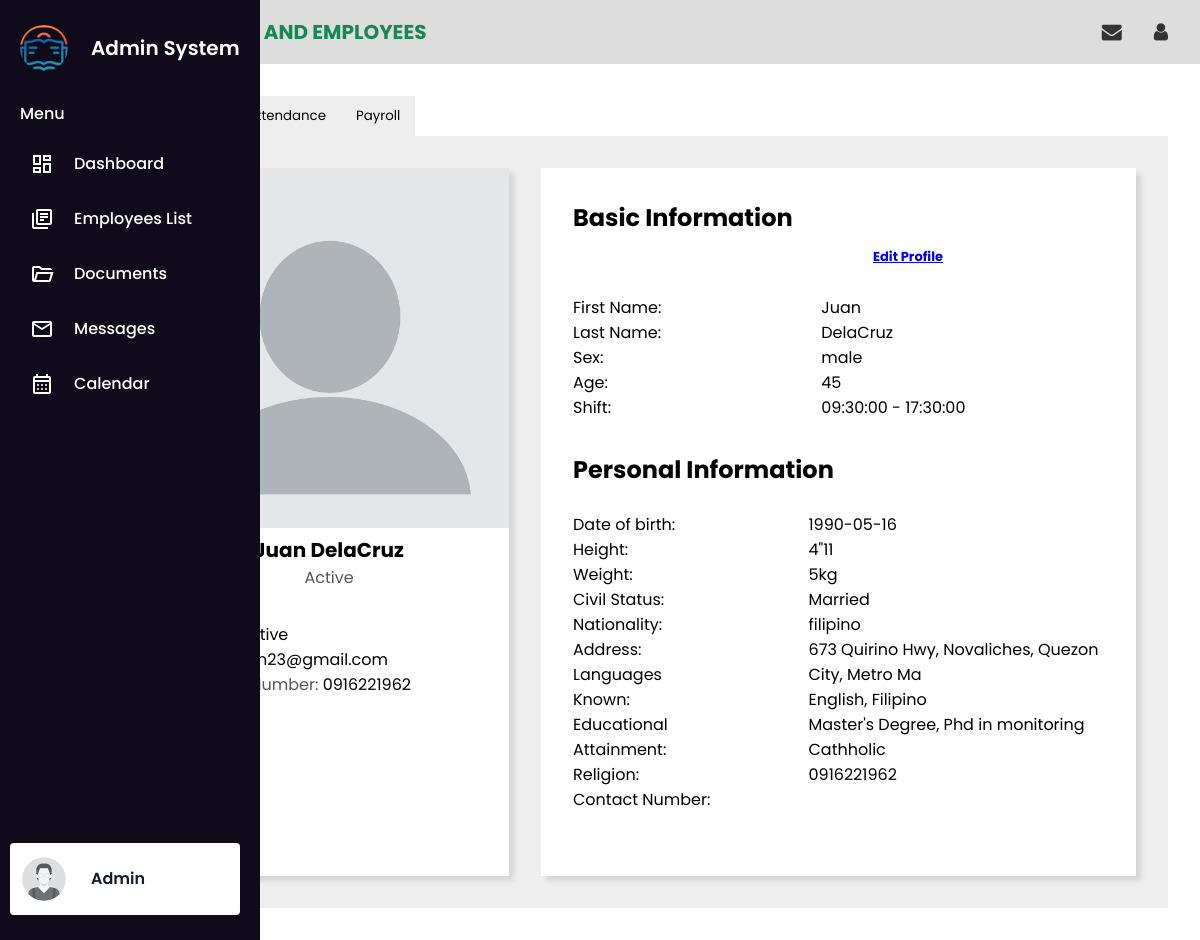
The app's page /employee-profile.php?id=420 with its own data.
### tables this page shows
CREATE TABLE `staffs_table` (
  `staff_id` int(11) NOT NULL,
  `firstname` varchar(50) NOT NULL,
  `lastname` varchar(50) NOT NULL,
  `sex` varchar(6) NOT NULL,
  `age` int(3) NOT NULL,
  `shift` varchar(11) NOT NULL,
  `shift_start` time NOT NULL,
  `shift_end` time NOT NULL,
  `bdate` date NOT NULL,
  `height` varchar(6) NOT NULL,
  `weight` varchar(6) NOT NULL,
  `civ_stat` varchar(11) NOT NULL,
  `nationality` varchar(50) NOT NULL,
  `address` varchar(100) NOT NULL,
  `languages` varchar(50) NOT NULL,
  `educational_attainment` varchar(50) NOT NULL,
  `religion` varchar(50) NOT NULL,
  `status` varchar(50) NOT NULL,
  `email` varchar(50) NOT NULL,
  `cnum` varchar(11) NOT NULL,
  `assigned_id` int(50) NOT NULL,
  `profile_picture` varchar(255) DEFAULT NULL,
  `position` varchar(100) NOT NULL
);

### employee-profile.php (the view, shortened to what this page needs)
<?php
include 'components/connector.php';
if (isset($_GET['id']) && !empty($_GET['id'])) {
    $staff_id = intval($_GET['id']);
    $staff_sql = "SELECT * FROM staffs_table WHERE staff_id = ?";
    $staff_stmt = $conn->prepare($staff_sql);
    $staff_stmt->bind_param("i", $staff_id);
    $staff_stmt->execute();
    $staff_result = $staff_stmt->get_result();
    $staff = $staff_result->num_rows > 0 ? $staff_result->fetch_assoc() : null;
    $assigned_id = $staff['assigned_id'];
}
?>
<!DOCTYPE html>
<html lang="en">
<head>
    <link rel="stylesheet" href="https://cdnjs.cloudflare.com/ajax/libs/font-awesome/4.7.0/css/font-awesome.css" />
    <link rel="stylesheet" href="../styles.css" />
</head>
<body>
    <?php include 'components/sidebar.php'; ?>
    <main style="margin-left: 85px">
        <div class="breadcrumbs">
            <div class="left">
                <p>Admin > <span>STAFFS AND EMPLOYEES</span></p>
            </div>
            <div class="right">
                <a href="#">
                    <i class="fa fa-envelope" aria-hidden="true"></i>
                </a>
                <a href="#">
                    <i class="fa fa-user" aria-hidden="true"></i>
                </a>
            </div>
        </div>
        <section class="employee-profile-section">
            <div class="profile-container">
                <div class="menu-buttons">
                    <button onclick="showSection('personal-info')">Personal Info</button>
                    <button onclick="showSection('attendance')">Attendance</button>
                    <button onclick="showSection('payslip')">Payroll</button>
                </div>
                <div class="section" id="personal-info" style="display: block">
                    <div class="personal-info-window">
                        <div class="profile-card">
                            <img src="<?= !empty($staff['profile_picture']) ? htmlspecialchars($staff['profile_picture']) : '../images/default-profile.png'; ?>" alt="Profile Picture" />
                            <p class="employee-name"><?php echo htmlspecialchars($staff['firstname'] . ' ' . $staff['lastname']); ?></p>
                            <p class="employee-role"><?php echo htmlspecialchars($staff['status']); ?></p>
                            <div class="profile-info">
                                <p>Status: <span><?php echo htmlspecialchars($staff['status']); ?></span></p>
                                <p>Email: <span><?php echo htmlspecialchars($staff['email']); ?></span></p>
                                <p>Contact Number: <span><?php echo htmlspecialchars($staff['cnum']); ?></span></p>
                            </div>
                        </div>
                        <div class="basic-information">
                            <h1>Basic Information
                                <?php if ($assigned_id): ?> <a href="edit-employees.php?employee_id=<?= htmlspecialchars($assigned_id); ?>" class="edit-link" style="font-size: 13px; margin-left: 300px;">Edit Profile</a>
                                <?php endif; ?>
                            </h1>
                            <br />
                            <div class="basic-info-field">
                                <div>
                                    <p>First Name:</p>
                                    <p>Last Name:</p>
                                    <p>Sex:</p>
                                    <p>Age:</p>
                                    <p>Shift:</p>
                                </div>
                                <div>
                                    <p><?php echo htmlspecialchars($staff['firstname']); ?></p>
                                    <p><?php echo htmlspecialchars($staff['lastname']); ?></p>
                                    <p><?php echo htmlspecialchars($staff['sex']); ?></p>
                                    <p><?php echo htmlspecialchars($staff['age']); ?></p>
                                    <p><?php echo htmlspecialchars($staff['shift_start']) .' - '. htmlspecialchars($staff['shift_end']); ?></p>
                                </div>
                            </div>
                            <h1>Personal Information</h1>
                            <br />
                            <div class="personal-information-field">
                                <div>
                                    <p>Date of birth:</p>
                                    <p>Height:</p>
                                    <p>Weight:</p>
                                    <p>Civil Status:</p>
                                    <p>Nationality:</p>
                                    <p>Address:</p>
                                    <p>Languages Known:</p>
                                    <p>Educational Attainment:</p>
                                    <p>Religion:</p>
                                    <p>Contact Number:</p>
                                </div>
                                <div>
                                        <p><?php echo htmlspecialchars($staff['bdate']); ?></p>
                                        <p><?php echo htmlspecialchars($staff['height']); ?></p>
                                        <p><?php echo htmlspecialchars($staff['weight']); ?></p>
                                        <p><?php echo htmlspecialchars($staff['civ_stat']); ?></p>
                                        <p><?php echo htmlspecialchars($staff['nationality']); ?></p>
                                        <p><?php echo htmlspecialchars($staff['address']); ?></p>
                                        <p><?php echo htmlspecialchars($staff['languages']); ?></p>
                                        <p><?php echo htmlspecialchars($staff['educational_attainment']); ?></p>
                                        <p><?php echo htmlspecialchars($staff['religion']); ?></p>
                                        <p><?php echo htmlspecialchars($staff['cnum']); ?></p>
                                </div>
                            </div>
                    </div>
                </div>
            </div>
        </section>
    </main>
</body>
</html>

### styles.css (style rules this page uses)
* { margin: 0; padding: 0; box-sizing: border-box; font-family: "Poppins", sans-serif; }
body { min-height: 100vh; }
.breadcrumbs { width: 100%; height: 64px; background-color: #ddd; padding: 0 2rem; display: flex; align-items: center; justify-content: space-between; }
.breadcrumbs .left span { color: #198754; font-weight: 700; font-size: 20px; }
.breadcrumbs .right { display: flex; gap: 2rem; font-size: 20px; }
.breadcrumbs .right a { color: #333; }
.section { display: none; }
.employee-profile-section { padding: 2rem; }
.menu-buttons { display: flex; }
.menu-buttons button { padding: 10px 15px; border: none; background-color: #eee; cursor: pointer; transition: 0.3 ease-in-out; }
.personal-info-window { display: flex; justify-content: center; background-color: #eee; padding: 2rem; gap: 2rem; }
.profile-card { background-color: #fff; box-shadow: 5px 5px 5px rgba(0, 0, 0, 0.1); }
.profile-card img { width: 360px; }
.profile-card .employee-name { text-align: center; font-size: 20px; font-weight: 700; }
.profile-card .employee-role { text-align: center; color: #555; }
.profile-info { padding: 2rem; }
.profile-info p { color: #555; }
.profile-info p span { color: black; }
.basic-information { background-color: #fff; padding: 2rem; box-shadow: 5px 5px 5px rgba(0, 0, 0, 0.1); }
.basic-info-field { display: flex; gap: 10rem; margin-bottom: 2rem; }
.personal-information-field { display: flex; gap: 6rem; margin-bottom: 2rem; }

### records on screen
staffs_table: firstname+lastname "Juan DelaCruz", status "Active", email "juan23@gmail.com", cnum "0916221962", firstname "Juan", lastname "DelaCruz", sex "male", age "45", shift_start "09:30:00", shift_end "17:30:00", bdate "1990-05-16", height "4\"11", weight "5kg", civ_stat "Married", nationality "filipino", address "673 Quirino Hwy, Novaliches, Quezon City, Metro Ma", languages "English, Filipino", educational_attainment "Master's Degree, Phd in monitoring", religion "Cathholic"
